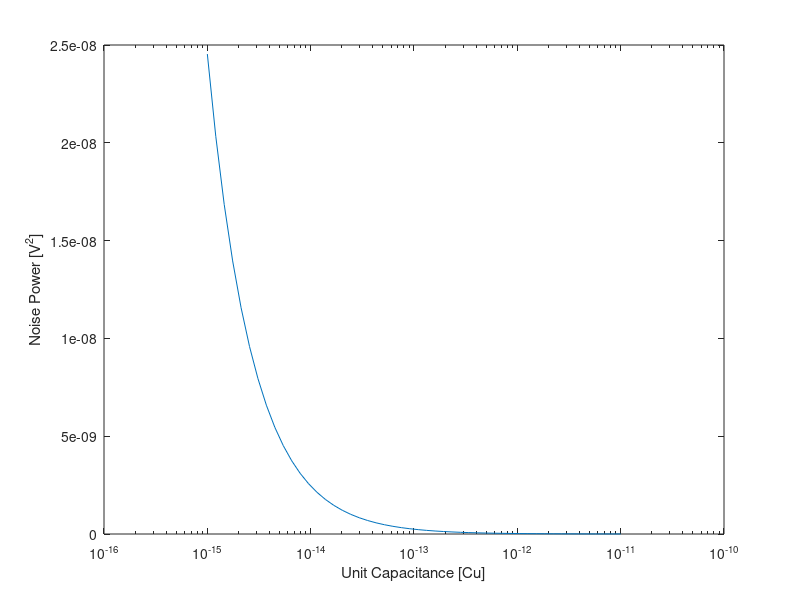

Reproduce this figure in MATLAB.
k = 1.3087 * 10^-23;    %Boltzmann Constant
T = 300;                %Temp = 300 Kelvin
Cu = logspace(-11,-15)


f = (1.6*k*T)./((2^8).*Cu);
semilogx(Cu,f)

xlabel('Unit Capacitance [Cu]')
ylabel('Noise Power [V^2]')
